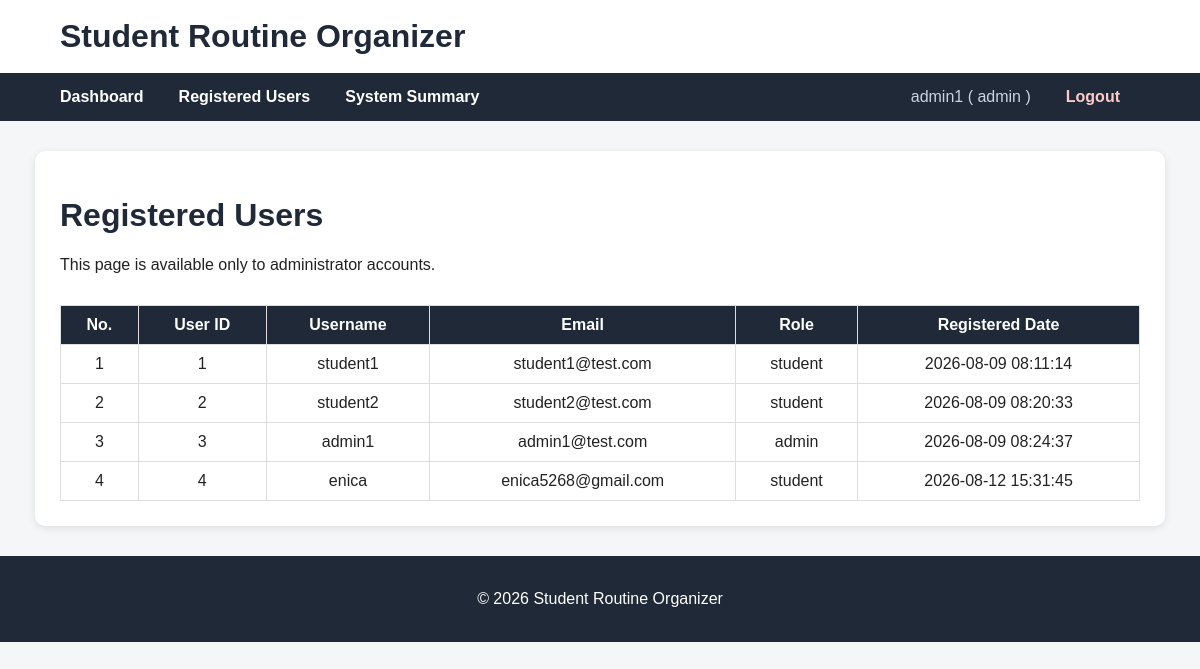
Screenshot of /admin/admin_users.php (signed in) with the database file from the repository.
### tables this page shows
CREATE TABLE `users` (
  `user_id` int(11) NOT NULL,
  `username` varchar(50) NOT NULL,
  `email` varchar(100) NOT NULL,
  `password` varchar(255) NOT NULL,
  `role` varchar(20) NOT NULL DEFAULT 'student',
  `reg_date` datetime NOT NULL
);

### admin/admin_users.php (the view, shortened to what this page needs)
<?php
require("../database.php");
$query =
    "SELECT
        user_id,
        username,
        email,
        role,
        reg_date
     FROM users
     ORDER BY user_id ASC";
$result =
    mysqli_query(
        $con,
        $query
    );
include("../header.php");
?>
<div class="container">
    <h1>
        Registered Users
    </h1>
    <p>
        This page is available only to administrator accounts.
    </p>
    <div class="table-wrapper">
        <table>
            <thead>
                <tr>
                    <th>No.</th>
                    <th>User ID</th>
                    <th>Username</th>
                    <th>Email</th>
                    <th>Role</th>
                    <th>Registered Date</th>
                </tr>
            </thead>
            <tbody>
            <?php
            $count = 1;
            if (
                $result &&
                mysqli_num_rows($result) > 0
            ) {
                while (
                    $row =
                    mysqli_fetch_assoc($result)
                ) {
            ?>
                    <tr>
                        <td>
                            <?php echo $count; ?>
                        </td>
                        <td>
                            <?php echo (int) $row['user_id']; ?>
                        </td>
                        <td>
                            <?php
                            echo htmlspecialchars(
                                $row['username']
                            );
                            ?>
                        </td>
                        <td>
                            <?php
                            echo htmlspecialchars(
                                $row['email']
                            );
                            ?>
                        </td>
                        <td>
                            <?php
                            echo htmlspecialchars(
                                $row['role']
                            );
                            ?>
                        </td>
                        <td>
                            <?php
                            echo htmlspecialchars(
                                $row['reg_date']
                            );
                            ?>
                        </td>
                    </tr>
            <?php
                    $count++;
                }
            } ?>
            </tbody>
        </table>
    </div>
</div>
<?php
include("../footer.php");
?>

### assets/style.css (style rules this page uses)
body { font-family: Arial, sans-serif; background-color: #f4f6f8; margin: 0; padding: 0; color: #222; }
.container { width: 90%; max-width: 1100px; margin: 30px auto; background-color: #ffffff; padding: 25px; border-radius: 10px; box-shadow: 0 2px 8px rgba(0, 0, 0, 0.1); }
h1, h2, h3 { color: #1f2937; }
table { width: 100%; background-color: white; margin-top: 15px; border-collapse: collapse; }
th { background-color: #1f2937; color: white; padding: 10px; border: 1px solid #ddd; }
td { padding: 10px; border: 1px solid #ddd; text-align: center; }
.table-wrapper { overflow-x: auto; }

### rows the page displays
users: user_id "1", username "student1", email "student1@test.com", role "student", reg_date "2026-08-09 08:11:14"
users: user_id "2", username "student2", email "student2@test.com", role "student", reg_date "2026-08-09 08:20:33"
users: user_id "3", username "admin1", email "admin1@test.com", role "admin", reg_date "2026-08-09 08:24:37"
users: user_id "4", username "enica", email "enica5268@gmail.com", role "student", reg_date "2026-08-12 15:31:45"

### other values shown
$_SESSION['username'] "admin1"
$_SESSION['role'] "admin"
